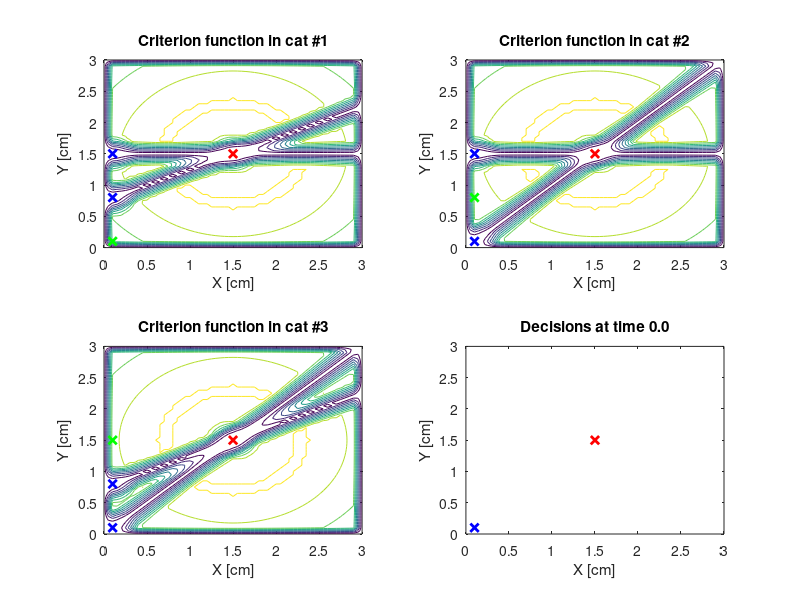

The MATLAB script that drew this image: (Note: this script raises an error after producing the figure.)
% Draft of a simple AI built on minimising a criterion function
%
% Author: Fredrik Wahlberg
% Version: 1.0

close all
clear all

d1 = .8;	% Opitmal distance from mouse
d2 = .3;	% Min distance to cats
d3 = .2;	% Min distance from line of sight
d4 = .1;	% Distance from edges
d5 = .1;	% Interval of optimal distance from the mouse
m = [1.50 1.50];	% Mouse position
c = [.10 .10 ; .10 .80; .10 1.50];	% Cat positions
steepest_descent = 1;
make_mov = 0;

% Init movie
if (make_mov)
	mov = avifile('guide.avi');
end

% Make grid
x = 0:.05:3;
y = 0:.05:3;
[X, Y] = meshgrid(x, y);

% Set up variables
%Z = zeros(size(X, 1), size(X, 2), size(c, 1));
%Z2 = zeros(size(X, 1), size(X, 2), size(c, 1));
%Z3 = zeros(size(X, 1), size(X, 2), size(c, 1));
%T = zeros(size(X));

% Probability map for distance from the mouse
Z1 = abs(sqrt((m(1) - X).^2 + (m(2) - Y).^2) - d1);
Z1 = (Z1-d5).*(Z1>d5);
Z1 = 1 - Z1/sqrt(3*3*2);

% Probability map for distance from the edges
Z4 = ones(size(X));
Z4 = Z4.*(X/d4).*(X<=d4) + Z4.*(X>d4);
Z4 = Z4.*(Y/d4).*(Y<=d4) + Z4.*(Y>d4);
Z4 = Z4.*((3-X)/d4).*(X>=(3-d4)) + Z4.*(X<(3-d4));
Z4 = Z4.*((3-Y)/d4).*(Y>=(3-d4)) + Z4.*(Y<(3-d4));

frame = 1;
figure
tic
for t = 0:0.5:30

% Probability map of keeping the distance from cats and mouse positions
T = sqrt((m(1) - X).^2 + (m(2) - Y).^2);
Z5 = (T/d2).*(T<=d2) + ones(size(T)).*(T>d2);
for g = 1:size(c, 1)
	G = sqrt((c(g, 1) - X).^2 + (c(g, 2) - Y).^2);
	G = (G/d2).*(G<=d2) + ones(size(G)).*(G>d2);
	Z2(:, :, g) = G;
end

% Probability map of cat camera direction
for g = 1:size(c, 1)
	v = m' - c(g, :)';
	v = v/norm(v);		% Direction to mouse
	u = [v(2); -v(1)];	% Perpendicular to v
	T = abs((u(1)*(X - c(g, 1))) + (u(2)*(Y - c(g, 2))));
	T = T.*(T<d3) + d3*(T>=d3);
	Z3(:, :, g) = T/max(max(T));
end

% Multiply probability distrubutions
for j=1:size(c,1)
	Z(:, :, j) = Z1.*Z4.*Z5;
	for g = 1:size(c, 1)
		if not (g==j)
			Z(:, :, j) = Z(:, :, j) .* Z2(:, :, g) .* Z3(:, :, g);
		end
	end
end

% Plot
for j=1:size(c,1)
	% Make subplot
	%surfc(X, Y, Z)
	subplot(2, 2, j)
	contour(X, Y, Z(:, :, j), 0:0.1:1)
	hold on
	title(['Criterion function in cat #' num2str(j)])
	ylabel('Y [cm]')
	xlabel('X [cm]')
	plot(m(1), m(2), 'rx', 'LineWidth', 2)
	for g = 1:size(c, 1)
		if not (g==j)
			plot(c(g, 1), c(g, 2), 'bx', 'LineWidth', 2)
		else
			plot(c(g, 1), c(g, 2), 'gx', 'LineWidth', 2)
		end
	end
	hold off
end

% Plot and move cats
subplot(2, 2, 4)
plot(m(1), m(2), 'rx', 'LineWidth', 2)
axis([min(min(X)) max(max(X)) min(min(Y)) max(max(Y))])
hold on
title(['Decisions at time ' num2str(t, '%2.1f')])
ylabel('Y [cm]')
xlabel('X [cm]')
for j = 1:size(c, 1)	% Go through cats
	plot(c(j, 1), c(j, 2), 'bx', 'LineWidth', 2)
	% Determine movement according to the steepest descent method
	[t, ix] = min(abs(x - c(j, 1)));
	[t, iy] = min(abs(y - c(j, 2)));
	if (ix>1)
		h = x(3) - x(1);
		dx = (Z(iy, ix+1, j) - Z(iy, ix-1, j))/h;
	else 
		dx = 1;
	end
	if (iy>1)
		h = y(3) - y(1);
		dy = (Z(iy+1, ix, j) - Z(iy-1, ix, j))/h;
	else
		dy = 1;
	end
	v = [dx dy];
	if sum(v==0)<2
		% Check for max speed
		v = 0.04*v./norm(v);
		% Plot movement arrow
		d = [x(ix) y(iy) angle(v(1) + i*v(2))];
		arrow(d, norm(v)*5, 'b-', 1)
		% Move cat
		c(j, 1) = c(j, 1) + v(1);
		c(j, 2) = c(j, 2) + v(2);
	end
end
hold off

	frame = frame + 1;
	f2 = getframe(gcf);
	if (make_mov)
		mov = addframe(mov, f2);
	end
end
%print('guide.png', '-dpng')
fprintf('seconds/frame %i2.2\n', toc/(frame-1));

if (make_mov)
	mov = close(mov);
end
